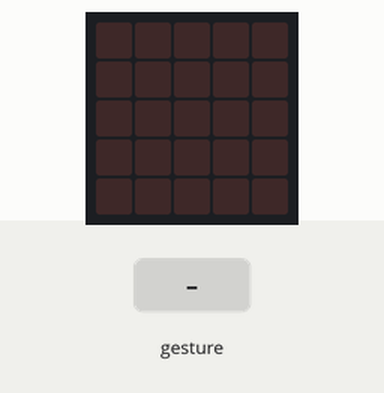
Simulated run of this program. Board: BBC micro:bit (MakeCode). Parts: the board's 5×5 LED display. The inputs (shaded band) are chosen by the test bench. Random numbers come from a fixed seed; a tilt is held for 1.5 s and a shake lasts 1 s, then the board lies face up again.

Above: at 1.2 s.
1.3 s: gesture 'shake'
At 2.3 s:
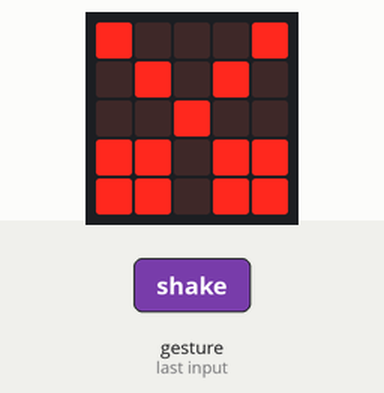
3.0 s: gesture 'shake'
At 3.6 s:
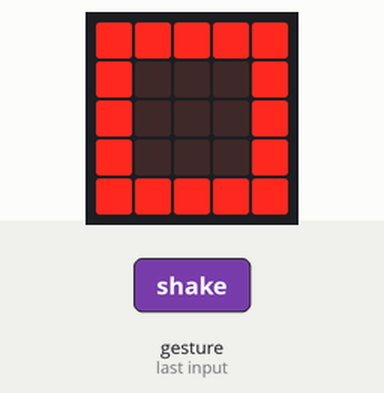
Timing chart, 0 to 6.0 s (numbered marks = the images above; inputs shaded):
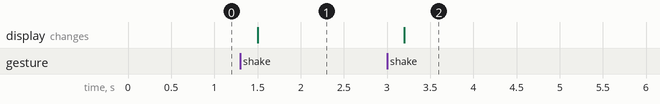

The program:

main.ts
```typescript
let Hand = 0
input.onGesture(Gesture.Shake, function on_gesture_shake() {

    Hand = randint(1, 3)
    if (Hand == 1) {
        basic.showLeds(`
            # . . . #
                        . # . # .
                        . . # . .
                        # # . # #
                        # # . # #
        `)
    }

    if (Hand == 2) {
        basic.showLeds(`
            . . . . .
                        . # # # .
                        . # # # .
                        . # # # .
                        . . . . .
        `)
    }

    if (Hand == 3) {
        basic.showLeds(`
            # # # # #
                        # . . . #
                        # . . . #
                        # . . . #
                        # # # # #
        `)
    }

})
basic.forever(function on_forever() {

})
```

test.ts
```typescript
// les tests vont ici ; cela ne sera pas compilé si ce paquet est utilisé en tant qu'extension.
```

Measured:
- after the input at 1.3 s, the display: changes after 0.20 s (image 1)
- after the input at 3.0 s, the display: changes after 0.20 s (image 2)
